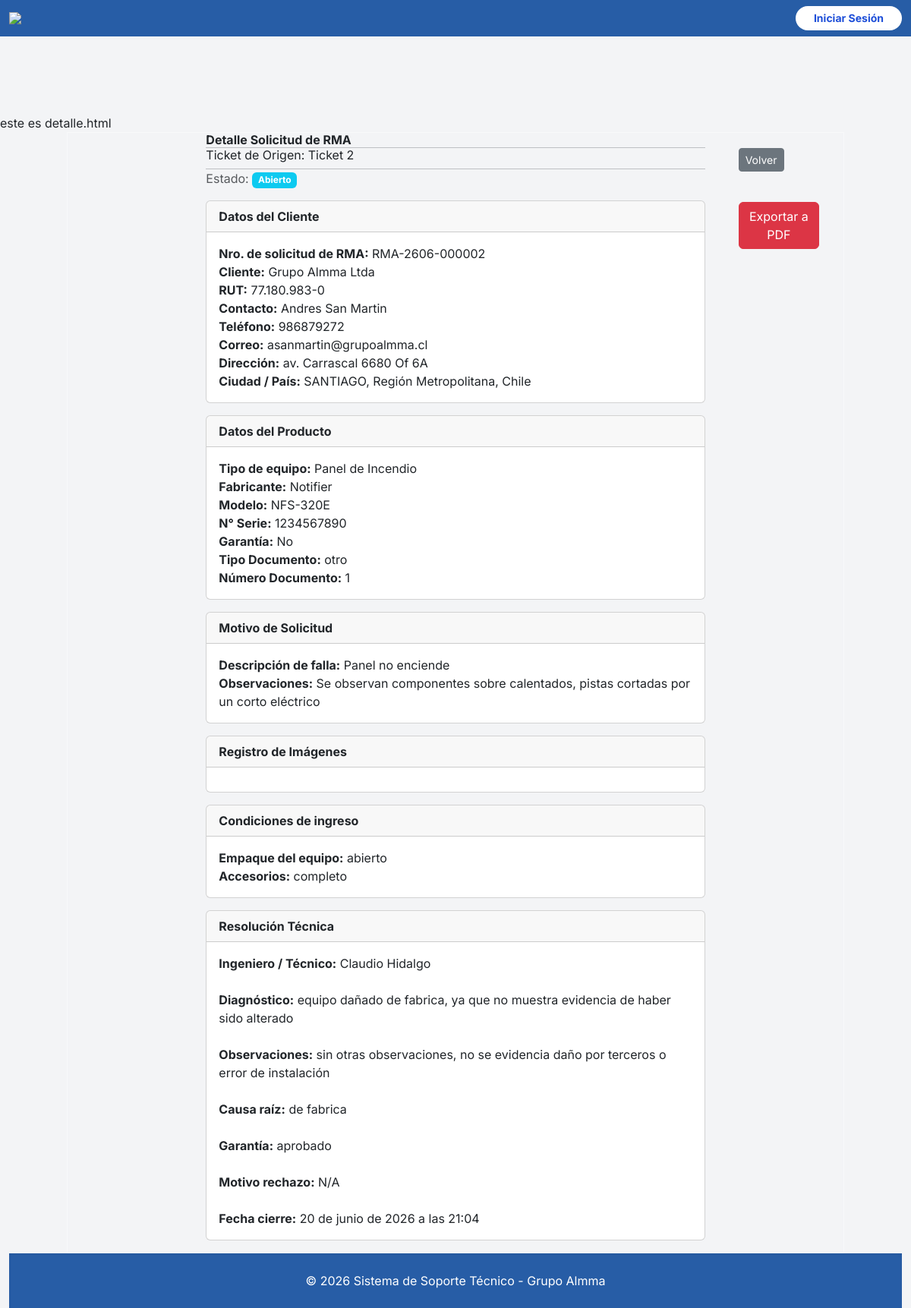
Page /resolucion/2/detalle/ on the committed database.
### gestor_rma/models.py (models this page shows, shortened)
class SolicitudRMA(models.Model):
    ticket_origen = models.OneToOneField(Ticket, on_delete=models.SET_NULL, null=True, blank=True, related_name="rma" )
    numero_rma = models.CharField(max_length=50, blank=True)
    cliente = models.ForeignKey(cliente, on_delete=models.SET_NULL, null=True, related_name="rmas")
    rut_cliente = models.CharField(max_length=20)
    contacto = models.CharField(max_length=200)
    correo = models.EmailField()
    telefono = models.CharField(max_length=50)
    direccion = models.CharField(max_length=255)
    ciudad = models.ForeignKey(Localidad, on_delete=models.SET_NULL, null=True, blank=True)
    CHOICES_TIPO_DOCUMENTO = [
            ("factura", "Factura"),
            ("nota_venta", "Nota de Venta"),
            ("otro", "Otro"),
        ]
    CHOICES_ESTADO = [
        ('abierto','Abierto'),
        ('en_revision','En Revisión'),
        ('diagnosticado','Diagnosticado'),
        ('cerrado','Cerrado'),
    ]
    tipo_documento = models.CharField(choices=CHOICES_TIPO_DOCUMENTO,max_length=50, blank=True)
    numero_documento = models.CharField(max_length=100, null=True, blank=True)
    estado = models.CharField(max_length=20, choices=CHOICES_ESTADO, default='abierto')
    en_garantia = models.BooleanField(default=False)
    fabricante = models.ForeignKey(Fabricante, on_delete=models.SET_NULL, null=True, blank=True)
    modelo = models.CharField(max_length=100, null=True, blank=True)
    tipo_equipo = models.CharField(max_length=100, null=True, blank=True)
    numero_serie = models.CharField(max_length=100, null=True, blank=True)
    descripcion_falla = models.TextField(null=True, blank=True)
    sellos_intactos = models.CharField(max_length=10, choices=[('cerrado','Cerrado'),('abierto','Abierto'),('na','N/A')])
    accesorios_recibidos = models.CharField(max_length=10, choices=[('completo','Completo'),('incompleto','Incompleto'),('na','N/A')])
    observaciones = models.TextField(blank=True)
    fecha_creacion = models.DateTimeField(auto_now_add=True)
    fecha_respuesta = models.DateTimeField(null=True, blank=True)
    fecha_cierre = models.DateTimeField(null=True, blank=True)

class ResolucionRMA(models.Model):
    solicitud = models.OneToOneField(SolicitudRMA, related_name="resolucion", on_delete=models.CASCADE)
    numero_resolucion = models.CharField(max_length=50, null=True, blank=True)
    ingeniero_responsable = models.CharField(max_length=200)
    condicion_fisica = models.CharField(max_length=20, choices=[('bueno','Bueno'), ('regular','Regular'), ('dañado','Dañado')])
    sellos_intactos = models.CharField(max_length=10, choices=[('cerrado','Cerrado'),('abierto','Abierto'),('na','N/A')])
    accesorios_recibidos = models.CharField(max_length=10, choices=[('completo','Completo'),('incompleto','Incompleto'),('na','N/A')])
    descripcion_falla = models.TextField(blank=True)
    observaciones = models.TextField(blank=True)
    diagnostico = models.CharField(max_length=200)
    causa_raiz = models.CharField(max_length=255, blank=True)
    rma_imagen = models.ForeignKey("RMAImagen", on_delete=models.SET_NULL, null=True, blank=True)
    aplica_garantia = models.CharField(max_length=200, choices=[('aprobado','Aprobado'), ('rechazada','Rechazada'), ('rma_fabrica','RMA a Fábrica'), ('no_aplica','No Aplica')])
    motivo_no_garantia = models.TextField(blank=True)
    fecha_cierre = models.DateTimeField(auto_now_add=True)

### gestion_tickets/models.py (models this page shows)
class Ticket(models.Model):
    TIPO_DOCUMENTO_CHOICES = [
        ("factura", "Factura"),
        ("nota_venta", "Nota de Venta"),
        ("otro", "Otro"),
    ]
    ESTADO_CHOICES = [
        ("abierto", "Abierto"),
        ("pendiente", "Pendiente"),
        ("cerrado", "Cerrado"),
    ]
    cliente = models.ForeignKey(cliente, on_delete=models.SET_NULL, null=True, related_name="tickets")
    rut_cliente = models.CharField(max_length=20)
    contacto = models.CharField(max_length=200)
    correo = models.EmailField(max_length=200)
    telefono = models.CharField(max_length=50, null=True, blank=True)
    direccion = models.CharField(max_length=255, null=True, blank=True)
    ciudad = models.ForeignKey(Localidad, on_delete=models.SET_NULL, null=True, blank=True)
    tipo_documento = models.CharField(max_length=20, choices=TIPO_DOCUMENTO_CHOICES, default="factura")
    numero_documento = models.CharField(max_length=100, null=True, blank=True)
    estado = models.CharField(max_length=20, choices=ESTADO_CHOICES, default="abierto")
    en_garantia = models.BooleanField(default=False)
    fabricante = models.ForeignKey(Fabricante, on_delete=models.SET_NULL, null=True, blank=True)
    modelo = models.CharField(max_length=100, null=True, blank=True)
    tipo_equipo = models.CharField(max_length=100, null=True, blank=True)
    numero_serie = models.CharField(max_length=100, null=True, blank=True)
    descripcion_falla = models.TextField(null=True, blank=True)
    sellos_intactos = models.CharField(max_length=10, choices=[('cerrado','Cerrado'),('abierto','Abierto'),('na','N/A')])
    accesorios_recibidos = models.CharField(max_length=10, choices=[('completo','Completo'),('incompleto','Incompleto'),('na','N/A')])
    observaciones = models.TextField(blank=True)
    fecha_creacion = models.DateTimeField(auto_now_add=True)
    fecha_respuesta = models.DateTimeField(null=True, blank=True)
    fecha_cierre = models.DateTimeField(null=True, blank=True)
    def __str__(self):
        return f"Ticket {self.id}"

### mantenedor/models.py (models this page shows)
class cliente(models.Model):
    nombre = models.CharField(max_length=200)
    rut = models.CharField(max_length=20, unique=True)
    contacto = models.CharField(max_length=200)
    correo = models.EmailField(max_length=200)
    telefono = models.CharField(max_length=50, null=True, blank=True)
    direccion = models.CharField(max_length=255, null=True, blank=True)
    ciudad = models.ForeignKey('Localidad', on_delete=models.CASCADE, null=True, blank=True)
    def __str__(self):
        return f"{self.nombre}"

class Localidad(models.Model):
    CIUDADES_CHILE_CHOICES = [
        ('Región de Arica y Parinacota', (
            ('ARICA', 'Arica'),
        )),
        ('Región de Tarapacá', (
            ('IQUIQUE', 'Iquique'),
            ('ALTO_HOSPICIO', 'Alto Hospicio'),
            ('POZO_ALMONTE', 'Pozo Almonte'),
        )),
        ('Región de Antofagasta', (
            ('ANTOFAGASTA', 'Antofagasta'),
            ('CALAMA', 'Calama'),
            ('TOCOPILLA', 'Tocopilla'),
            ('MEJILLONES', 'Mejillones'),
            ('TALTAL', 'Taltal'),
        )),
        ('Región de Atacama', (
            ('COPIAPO', 'Copiapó'),
            ('VALLENAR', 'Vallenar'),
            ('CHANARAL', 'Chañaral'),
            ('CALDERA', 'Caldera'),
        )),
        ('Región de Coquimbo', (
            ('LA_SERENA', 'La Serena'),
            ('COQUIMBO', 'Coquimbo'),
            ('OVALLE', 'Ovalle'),
            ('ILLAPEL', 'Illapel'),
            ('VICUNA', 'Vicuña'),
            ('SALAMANCA', 'Salamanca'),
        )),
        ('Región de Valparaíso', (
            ('VALPARAISO', 'Valparaíso'),
            ('VINA_DEL_MAR', 'Viña del Mar'),
            ('QUILPUE', 'Quilpué'),
            ('VILLA_ALEMANA', 'Villa Alemana'),
            ('SAN_ANTONIO', 'San Antonio'),
            ('QUILLOTA', 'Quillota'),
            ('SAN_FELIPE', 'San Felipe'),
            ('LOS_ANDES', 'Los Andes'),
            ('LA_CALERA', 'La Calera'),
            ('LIMACHE', 'Limache'),
        )),
        ('Región Metropolitana de Santiago', (
            ('SANTIAGO', 'Santiago'),
            ('PUENTE_ALTO', 'Puente Alto'),
            ('SAN_BERNARDO', 'San Bernardo'),
            ('MELIPILLA', 'Melipilla'),
            ('TALAGANTE', 'Talagante'),
            ('BUIN', 'Buin'),
            ('PENAFLOR', 'Peñaflor'),
            ('COLINA', 'Colina'),
            ('CURACAVI', 'Curacaví'),
        )),
        ("Región del Libertador General Bernardo O'Higgins", (
            ('RANCAGUA', 'Rancagua'),
            ('SAN_FERNANDO', 'San Fernando'),
            ('RENGO', 'Rengo'),
            ('PICHILEMU', 'Pichilemu'),
            ('SAN_VICENTE', 'San Vicente de Tagua Tagua'),
        )),
        ('Región del Maule', (
            ('TALCA', 'Talca'),
            ('CURICO', 'Curicó'),
            ('LINARES', 'Linares'),
            ('CAUQUENES', 'Cauquenes'),
            ('CONSTITUCION', 'Constitución'),
            ('PARRAL', 'Parral'),
            ('SAN_JAVIER', 'San Javier'),
        )),
        ('Región de Ñuble', (
            ('CHILLAN', 'Chillán'),
            ('SAN_CARLOS', 'San Carlos'),
            ('BULNES', 'Bulnes'),
            ('COELEMU', 'Coelemu'),
        )),
        ('Región del Biobío', (
            ('CONCEPCION', 'Concepción'),
            ('TALCAHUANO', 'Talcahuano'),
            ('SAN_PEDRO_DE_LA_PAZ', 'San Pedro de la Paz'),
            ('CHIGUAYANTE', 'Chiguayante'),
            ('CORONEL', 'Coronel'),
            ('LOTA', 'Lota'),
            ('LOS_ANGELES', 'Los Ángeles'),
            ('PENCO', 'Penco'),
            ('TOME', 'Tomé'),
            ('CURANILAHUE', 'Curanilahue'),
        )),
        ('Región de La Araucanía', (
            ('TEMUCO', 'Temuco'),
            ('ANGOL', 'Angol'),
            ('VILLARRICA', 'Villarrica'),
            ('PUCON', 'Pucón'),
            ('LAUTARO', 'Lautaro'),
            ('NUEVA_IMPERIAL', 'Nueva Imperial'),
            ('VICTORIA', 'Victoria'),
        )),
        ('Región de Los Ríos', (
            ('VALDIVIA', 'Valdivia'),
            ('LA_UNION', 'La Unión'),
            ('RIO_BUENO', 'Río Bueno'),
            ('PANGUIPULLI', 'Panguipulli'),
        )),
        ('Región de Los Lagos', (
            ('PUERTO_MONTT', 'Puerto Montt'),
            ('OSORNO', 'Osorno'),
            ('PUERTO_VARAS', 'Puerto Varas'),
            ('CASTRO', 'Castro'),
            ('ANCUD', 'Ancud'),
            ('QUELLON', 'Quellón'),
            ('CALBUCO', 'Calbuco'),
        )),
        ('Región de Aysén del General Carlos Ibáñez del Campo', (
            ('COYHAIQUE', 'Coyhaique'),
            ('PUERTO_AYSEN', 'Puerto Aysén'),
            ('CHILE_CHICO', 'Chile Chico'),
        )),
        ('Región de Magallanes y de la Antártica Chilena', (
            ('PUNTA_ARENAS', 'Punta Arenas'),
            ('PUERTO_NATALES', 'Puerto Natales'),
            ('PORVENIR', 'Porvenir'),
        )),
    ]
    país = models.CharField(max_length=100, default="Chile")
    región = models.CharField(max_length=100)
    ciudad = models.CharField(choices=CIUDADES_CHILE_CHOICES, default="SANTIAGO", max_length=100)
    comuna = models.CharField(max_length=100)
    def __str__(self):
        return f"{self.ciudad}, {self.región}, {self.país}"

class Fabricante(models.Model):
    nombre = models.CharField(max_length=100, unique=True)
    descripcion = models.TextField(blank=True, null=True)
    def __str__(self):
        return self.nombre

### gestor_rma/views.py (the view)
# urls.py: path("resolucion/<int:resolucion_id>/detalle/", detalle_resolucion_rma, name="detalle_resolucion_rma"),
def detalle_resolucion_rma(request, resolucion_id):
    resolucion = get_object_or_404(ResolucionRMA, id=resolucion_id)
    return render(request, "rma/detalle.html", {
        "resolucion": resolucion,
        "solicitud": resolucion.solicitud
    })

### gestor_rma/templates/rma/detalle.html (shortened to what this page needs)
{% extends "base/base.html" %}
{% block content %}
este es detalle.html
<div class="container">
    <div class="row border border-light">
        <div class="col-2"></div>
        <div class="col-8">
            <h1><strong style="font:18px;">Detalle Solicitud de RMA</strong></h1>
            <hr>
                <div class="d-flex justify-content-between align-items-center mb-2">
                    <h3>Ticket de Origen: {{ solicitud.ticket_origen }}</h3>
                </div>
                <hr>
                <p class="text-muted mb-3">
                Estado: <span class="badge bg-info">{{ solicitud.get_estado_display }}</span>
                </p>
                <div class="card mb-3">
                    <div class="card-header fw-bold">Datos del Cliente</div>
                    <div class="card-body">
                        <p><strong>Nro. de solicitud de RMA:</strong> {{ solicitud.numero_rma }}</p>
                        <p><strong>Cliente:</strong> {{ solicitud.cliente }}</p>
                        <p><strong>RUT:</strong> {{ solicitud.rut_cliente }}</p>
                        <p><strong>Contacto:</strong> {{ solicitud.contacto }}</p>
                        <p><strong>Teléfono:</strong> {{ solicitud.telefono }}</p>
                        <p><strong>Correo:</strong> {{ solicitud.correo }}</p>
                        <p><strong>Dirección:</strong> {{ solicitud.direccion }}</p>
                        <p><strong>Ciudad / País:</strong> {{ solicitud.ciudad }}</p>
                    </div>
                </div>
                <div class="card mb-3">
                    <div class="card-header fw-bold">Datos del Producto</div>
                    <div class="card-body">
                        <p><strong>Tipo de equipo:</strong> {{ solicitud.tipo_equipo }}</p>
                        <p><strong>Fabricante:</strong> {{ solicitud.fabricante }}</p>
                        <p><strong>Modelo:</strong> {{ solicitud.modelo }}</p>
                        <p><strong>N° Serie:</strong> {{ solicitud.numero_serie }}</p>
                        <p><strong>Garantía:</strong> {{ solicitud.en_garantia|yesno:"Sí,No" }}</p>
                        <p><strong>Tipo Documento:</strong> {{ solicitud.tipo_documento }}</p>
                        <p><strong>Número Documento:</strong> {{ solicitud.numero_documento }}</p>
                    </div>
                </div>
                <div class="card mb-3">
                    <div class="card-header fw-bold">Motivo de Solicitud</div>
                    <div class="card-body">
                        <p><strong>Descripción de falla:</strong> {{ solicitud.descripcion_falla }}</p>
                        <p><strong>Observaciones:</strong> {{ solicitud.observaciones|default:"Sin observaciones." }}</p>
                    </div>
                </div>
                <div class="card mb-3">
                    <div class="card-header fw-bold">Registro de Imágenes</div>
                    <div class="card-body">
                    </div>
                </div>
                <div class="card mb-3">
                    <div class="card-header fw-bold">Condiciones de ingreso</div>
                    <div class="card-body">
                        <p><strong>Empaque del equipo:</strong> {{ solicitud.sellos_intactos }}</p>
                        <p><strong>Accesorios:</strong> {{ solicitud.accesorios_recibidos }}</p>
                    </div>
                </div>
                {% if resolucion %}
                    <div class="card mb-3">
                        <div class="card-header fw-bold">Resolución Técnica</div>
                        <div class="card-body">
                            <p><strong>Ingeniero / Técnico:</strong> {{ resolucion.ingeniero_responsable }}</p>
                            <br>
                            <p><strong>Diagnóstico:</strong> {{ resolucion.diagnostico }}</p>
                            <br>
                            <p><strong>Observaciones:</strong> {{ resolucion.observaciones }}</p>
                            <br>
                            <p><strong>Causa raíz:</strong> {{ resolucion.causa_raiz }}</p>
                            <br>
                            <p><strong>Garantía:</strong> {{ resolucion.aplica_garantia }}</p>
                            <br>
                            <p><strong>Motivo rechazo:</strong> {{ resolucion.motivo_no_garantia }}</p>
                            <br>
                            <p><strong>Fecha cierre:</strong> {{ resolucion.fecha_cierre }}</p>
                        </div>
                    </div>
                 {% endif %}
        </div>
        <div class="col-2">
            <div style="padding: 20px;">
                <a href="{% url 'listar_rma' %}" class="btn btn-secondary btn-sm">Volver</a>
                <br>
            </div>
            <div style="padding: 20px;">
                 <a href="{% url 'exportar_rma_pdf' solicitud.id %}" class="btn btn-danger" target="_blank">Exportar a PDF</a>
            </div>
        </div>
    </div>
</div>
{% endblock %}

### rows in the picture
SolicitudRMA: ticket_origen "Ticket 2", estado "Abierto", numero_rma "RMA-2606-000002", cliente "Grupo Almma Ltda", rut_cliente "77.180.983-0", contacto "Andres San Martin", telefono "986879272", correo "asanmartin@grupoalmma.cl", direccion "av. Carrascal 6680 Of 6A", ciudad "SANTIAGO, Región Metropolitana, Chile", tipo_equipo "Panel de Incendio", fabricante "Notifier", modelo "NFS-320E", numero_serie "1234567890", en_garantia "No", tipo_documento "otro", numero_documento "1", descripcion_falla "Panel no enciende", observaciones "Se observan componentes sobre calentados, pistas cortadas por un corto eléctrico", sellos_intactos "abierto", accesorios_recibidos "completo"
ResolucionRMA: ingeniero_responsable "Claudio Hidalgo", diagnostico "equipo dañado de fabrica, ya que no muestra evidencia de haber sido alterado", observaciones "sin otras observaciones, no se evidencia daño por terceros o error de instalación", causa_raiz "de fabrica", aplica_garantia "aprobado", motivo_no_garantia "N/A", fecha_cierre "20 de junio de 2026 a las 21:04"
